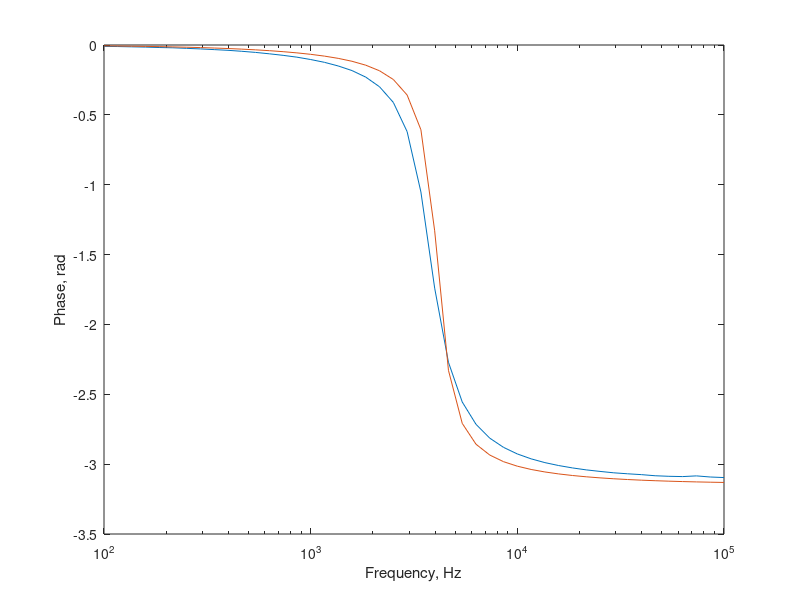

Write the MATLAB code that produced this figure.
% Press "Run" to load the data in to the MATLAB workspace. To get started,
% try typing "plot(freqHz, mag)" in the command window (after running this
% file). 
% Type "help semilogx" and "help plot" or go to the Mathworks documentation 
% page on "plot" to learn more. Pay special attention to "hold."
% Other useful things: help grid, help subplot, help rad2deg.
freq_hz = [...
   100.000, 	   116.600, 	   135.900, ...
   158.500, 	   184.800, 	   215.400, ...
   251.200, 	   292.900, 	   341.500, ...
   398.100, 	   464.200, 	   541.200, ...
   631.000, 	   735.600, 	   857.700, ...
  1000.000, 	  1166.000, 	  1359.000, ...
  1585.000, 	  1848.000, 	  2154.000, ...
  2512.000, 	  2929.000, 	  3415.000, ...
  3981.000, 	  4642.000, 	  5412.000, ...
  6310.000, 	  7356.000, 	  8577.000, ...
 10000.000, 	 11660.000, 	 13590.000, ...
 15850.000, 	 18480.000, 	 21540.000, ...
 25120.000, 	 29290.000, 	 34150.000, ...
 39810.000, 	 46420.000, 	 54120.000, ...
 63100.000, 	 73560.000, 	 85770.000, ...
100000.000];

mag_dB = [...
    -0.240, 	    -0.239, 	    -0.237, ...
    -0.234, 	    -0.228, 	    -0.221, ...
    -0.212, 	    -0.199, 	    -0.183, ...
    -0.160, 	    -0.130, 	    -0.090, ...
    -0.035, 	     0.039, 	     0.139, ...
     0.278, 	     0.471, 	     0.742, ...
     1.127, 	     1.681, 	     2.480, ...
     3.667, 	     5.294, 	     7.187, ...
     6.794, 	     3.225, 	    -0.835, ...
    -4.692, 	    -8.109, 	   -11.339, ...
   -14.453, 	   -17.522, 	   -20.296, ...
   -23.244, 	   -26.052, 	   -28.802, ...
   -31.587, 	   -34.336, 	   -37.083, ...
   -39.824, 	   -42.642, 	   -45.384, ...
   -48.178, 	   -50.926, 	   -53.908, ...
   -56.648];

mag_v = [...
     0.973, 	     0.973, 	     0.973, ...
     0.973, 	     0.974, 	     0.975, ...
     0.976, 	     0.977, 	     0.979, ...
     0.982, 	     0.985, 	     0.990, ...
     0.996, 	     1.005, 	     1.016, ...
     1.033, 	     1.056, 	     1.089, ...
     1.139, 	     1.214, 	     1.330, ...
     1.525, 	     1.839, 	     2.287, ...
     2.186, 	     1.450, 	     0.908, ...
     0.583, 	     0.393, 	     0.271, ...
     0.189, 	     0.133, 	     0.097, ...
     0.069, 	     0.050, 	     0.036, ...
     0.026, 	     0.019, 	     0.014, ...
     0.010, 	     0.007, 	     0.005, ...
     0.004, 	     0.003, 	     0.002, ...
     0.001];

mag_vout = [...
     0.456, 	     0.457, 	     0.457, ...
     0.459, 	     0.460, 	     0.462, ...
     0.464, 	     0.466, 	     0.469, ...
     0.471, 	     0.474, 	     0.478, ...
     0.481, 	     0.486, 	     0.492, ...
     0.499, 	     0.510, 	     0.524, ...
     0.545, 	     0.575, 	     0.621, ...
     0.691, 	     0.792, 	     0.891, ...
     0.842, 	     0.628, 	     0.427, ...
     0.284, 	     0.196, 	     0.136, ...
     0.096, 	     0.067, 	     0.049, ...
     0.035, 	     0.025, 	     0.018, ...
     0.013, 	     0.010, 	     0.007, ...
     0.005, 	     0.004, 	     0.003, ...
     0.002, 	     0.001, 	     0.001, ...
     0.001];

mag_vin = [...
     0.469, 	     0.469, 	     0.470, ...
     0.471, 	     0.472, 	     0.474, ...
     0.475, 	     0.477, 	     0.479, ...
     0.480, 	     0.481, 	     0.483, ...
     0.483, 	     0.484, 	     0.484, ...
     0.483, 	     0.483, 	     0.481, ...
     0.478, 	     0.474, 	     0.466, ...
     0.453, 	     0.431, 	     0.390, ...
     0.385, 	     0.433, 	     0.470, ...
     0.488, 	     0.498, 	     0.502, ...
     0.505, 	     0.506, 	     0.507, ...
     0.508, 	     0.507, 	     0.506, ...
     0.503, 	     0.504, 	     0.510, ...
     0.511, 	     0.511, 	     0.511, ...
     0.512, 	     0.512, 	     0.513, ...
     0.513];

phase_rad = [...
    -0.010, 	    -0.011, 	    -0.013, ...
    -0.015, 	    -0.018, 	    -0.020, ...
    -0.024, 	    -0.028, 	    -0.033, ...
    -0.038, 	    -0.045, 	    -0.053, ...
    -0.063, 	    -0.074, 	    -0.087, ...
    -0.104, 	    -0.124, 	    -0.150, ...
    -0.183, 	    -0.230, 	    -0.299, ...
    -0.411, 	    -0.620, 	    -1.052, ...
    -1.740, 	    -2.271, 	    -2.555, ...
    -2.715, 	    -2.814, 	    -2.880, ...
    -2.927, 	    -2.962, 	    -2.989, ...
    -3.010, 	    -3.027, 	    -3.041, ...
    -3.052, 	    -3.062, 	    -3.069, ...
    -3.075, 	    -3.083, 	    -3.087, ...
    -3.089, 	    -3.084, 	    -3.092, ...
    -3.096];


omega = 2 * pi *freq_hz;

%calc_mag = 20 * log10( 20.66 .* 10^8 ./ (sqrt((10^8 - omega.^2).^2 + (20000 .* omega).^2)));
transfer = 666666666.7 ./ ((j .* omega).^2 + 6666.67 * j .* omega + 666666666.7);

calc_phase = angle(transfer);
calc_mag = 20 * log10(abs(transfer));
semilogx(freq_hz,phase_rad);
hold on
semilogx(freq_hz,calc_phase);

xlabel("Frequency, Hz");
ylabel("Phase, rad");

